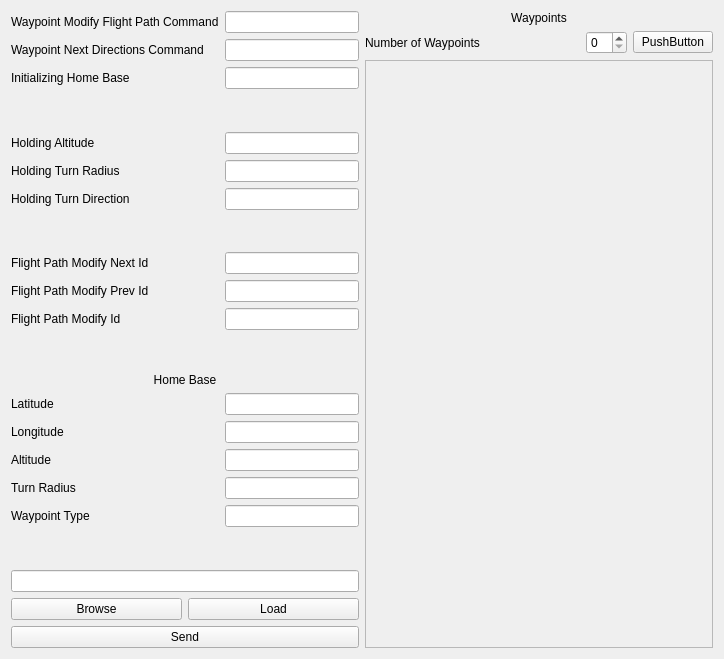
<?xml version="1.0" encoding="UTF-8"?>
<ui version="4.0">
 <class>Form</class>
 <widget class="QWidget" name="Form">
  <property name="geometry">
   <rect>
    <x>0</x>
    <y>0</y>
    <width>724</width>
    <height>659</height>
   </rect>
  </property>
  <property name="windowTitle">
   <string>Form</string>
  </property>
  <layout class="QHBoxLayout" name="horizontalLayout">
   <item>
    <layout class="QFormLayout" name="formLayout">
     <item row="0" column="0">
      <widget class="QLabel" name="label">
       <property name="text">
        <string>Waypoint Modify Flight Path Command</string>
       </property>
      </widget>
     </item>
     <item row="0" column="1">
      <widget class="QLineEdit" name="waypointModifyFlightPathCommandEdit"/>
     </item>
     <item row="1" column="0">
      <widget class="QLabel" name="label_2">
       <property name="text">
        <string>Waypoint Next Directions Command</string>
       </property>
      </widget>
     </item>
     <item row="1" column="1">
      <widget class="QLineEdit" name="waypointNextDirectionsCommandEdit"/>
     </item>
     <item row="2" column="0">
      <widget class="QLabel" name="label_3">
       <property name="text">
        <string>Initializing Home Base</string>
       </property>
      </widget>
     </item>
     <item row="2" column="1">
      <widget class="QLineEdit" name="initializingHomeBaseEdit"/>
     </item>
     <item row="3" column="0" colspan="2">
      <spacer name="verticalSpacer">
       <property name="orientation">
        <enum>Qt::Vertical</enum>
       </property>
       <property name="sizeHint" stdset="0">
        <size>
         <width>20</width>
         <height>40</height>
        </size>
       </property>
      </spacer>
     </item>
     <item row="4" column="0">
      <widget class="QLabel" name="label_4">
       <property name="text">
        <string>Holding Altitude</string>
       </property>
      </widget>
     </item>
     <item row="4" column="1">
      <widget class="QLineEdit" name="holdingAltitudeEdit"/>
     </item>
     <item row="5" column="0">
      <widget class="QLabel" name="label_5">
       <property name="text">
        <string>Holding Turn Radius</string>
       </property>
      </widget>
     </item>
     <item row="5" column="1">
      <widget class="QLineEdit" name="holdingTurnRadiusEdit"/>
     </item>
     <item row="6" column="0">
      <widget class="QLabel" name="label_6">
       <property name="text">
        <string>Holding Turn Direction</string>
       </property>
      </widget>
     </item>
     <item row="6" column="1">
      <widget class="QLineEdit" name="holdingTurnDirectionEdit"/>
     </item>
     <item row="7" column="0" colspan="2">
      <spacer name="verticalSpacer_2">
       <property name="orientation">
        <enum>Qt::Vertical</enum>
       </property>
       <property name="sizeHint" stdset="0">
        <size>
         <width>20</width>
         <height>40</height>
        </size>
       </property>
      </spacer>
     </item>
     <item row="8" column="0">
      <widget class="QLabel" name="label_7">
       <property name="text">
        <string>Flight Path Modify Next Id</string>
       </property>
      </widget>
     </item>
     <item row="8" column="1">
      <widget class="QLineEdit" name="flightPathModifyNextIdEdit"/>
     </item>
     <item row="9" column="0">
      <widget class="QLabel" name="label_8">
       <property name="text">
        <string>Flight Path Modify Prev Id</string>
       </property>
      </widget>
     </item>
     <item row="9" column="1">
      <widget class="QLineEdit" name="flightPathModifyPrevIdEdit"/>
     </item>
     <item row="10" column="0">
      <widget class="QLabel" name="label_9">
       <property name="text">
        <string>Flight Path Modify Id</string>
       </property>
      </widget>
     </item>
     <item row="10" column="1">
      <widget class="QLineEdit" name="flightPathModifyIdEdit"/>
     </item>
     <item row="11" column="0" colspan="2">
      <spacer name="verticalSpacer_3">
       <property name="orientation">
        <enum>Qt::Vertical</enum>
       </property>
       <property name="sizeHint" stdset="0">
        <size>
         <width>20</width>
         <height>40</height>
        </size>
       </property>
      </spacer>
     </item>
     <item row="12" column="0" colspan="2">
      <widget class="QLabel" name="label_10">
       <property name="text">
        <string>Home Base</string>
       </property>
       <property name="alignment">
        <set>Qt::AlignCenter</set>
       </property>
      </widget>
     </item>
     <item row="13" column="0">
      <widget class="QLabel" name="label_11">
       <property name="text">
        <string>Latitude</string>
       </property>
      </widget>
     </item>
     <item row="14" column="0">
      <widget class="QLabel" name="label_12">
       <property name="text">
        <string>Longitude</string>
       </property>
      </widget>
     </item>
     <item row="15" column="0">
      <widget class="QLabel" name="label_13">
       <property name="text">
        <string>Altitude</string>
       </property>
      </widget>
     </item>
     <item row="16" column="0">
      <widget class="QLabel" name="label_14">
       <property name="text">
        <string>Turn Radius</string>
       </property>
      </widget>
     </item>
     <item row="17" column="0">
      <widget class="QLabel" name="label_15">
       <property name="text">
        <string>Waypoint Type</string>
       </property>
      </widget>
     </item>
     <item row="13" column="1">
      <widget class="QLineEdit" name="homeBaseLatitudeEdit"/>
     </item>
     <item row="14" column="1">
      <widget class="QLineEdit" name="homeBaseLongitudeEdit"/>
     </item>
     <item row="15" column="1">
      <widget class="QLineEdit" name="homeBaseAltitudeEdit"/>
     </item>
     <item row="16" column="1">
      <widget class="QLineEdit" name="homeBaseTurnRadiusEdit"/>
     </item>
     <item row="17" column="1">
      <widget class="QLineEdit" name="homeBaseWaypointTypeEdit"/>
     </item>
     <item row="18" column="0" colspan="2">
      <spacer name="verticalSpacer_4">
       <property name="orientation">
        <enum>Qt::Vertical</enum>
       </property>
       <property name="sizeHint" stdset="0">
        <size>
         <width>20</width>
         <height>40</height>
        </size>
       </property>
      </spacer>
     </item>
     <item row="19" column="0" colspan="2">
      <widget class="QLineEdit" name="fileNameEdit"/>
     </item>
     <item row="20" column="0" colspan="2">
      <layout class="QHBoxLayout" name="horizontalLayout_2">
       <item>
        <widget class="QPushButton" name="fileBrowseButton">
         <property name="text">
          <string>Browse</string>
         </property>
        </widget>
       </item>
       <item>
        <widget class="QPushButton" name="fileLoadButton">
         <property name="text">
          <string>Load</string>
         </property>
        </widget>
       </item>
      </layout>
     </item>
     <item row="21" column="0" colspan="2">
      <widget class="QPushButton" name="sendInfoButton">
       <property name="text">
        <string>Send</string>
       </property>
      </widget>
     </item>
    </layout>
   </item>
   <item>
    <layout class="QVBoxLayout" name="verticalLayout">
     <item>
      <widget class="QLabel" name="label_16">
       <property name="text">
        <string>Waypoints</string>
       </property>
       <property name="alignment">
        <set>Qt::AlignCenter</set>
       </property>
      </widget>
     </item>
     <item>
      <layout class="QHBoxLayout" name="horizontalLayout_3">
       <item>
        <widget class="QLabel" name="label_17">
         <property name="text">
          <string>Number of Waypoints</string>
         </property>
        </widget>
       </item>
       <item>
        <spacer name="horizontalSpacer">
         <property name="orientation">
          <enum>Qt::Horizontal</enum>
         </property>
         <property name="sizeHint" stdset="0">
          <size>
           <width>40</width>
           <height>20</height>
          </size>
         </property>
        </spacer>
       </item>
       <item>
        <widget class="QSpinBox" name="setWaypointNumberEdit"/>
       </item>
       <item>
        <widget class="QPushButton" name="setWaypointNumberButton">
         <property name="text">
          <string>PushButton</string>
         </property>
        </widget>
       </item>
      </layout>
     </item>
     <item>
      <widget class="QScrollArea" name="waypointScrollArea">
       <property name="widgetResizable">
        <bool>true</bool>
       </property>
       <widget class="QWidget" name="scrollAreaWidgetContents">
        <property name="geometry">
         <rect>
          <x>0</x>
          <y>0</y>
          <width>325</width>
          <height>573</height>
         </rect>
        </property>
       </widget>
      </widget>
     </item>
    </layout>
   </item>
  </layout>
 </widget>
 <resources/>
 <connections/>
</ui>
